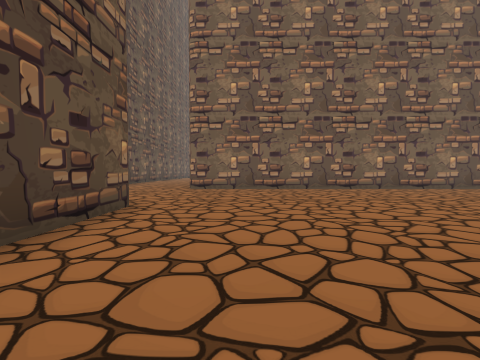
view 1 (above)

24 first-person views from a walk through a Unity game level. The camera is 0.64 m above the floor, tilts 2° down and sees 90° across. The floor is counted in squares, 1 m on a side. Each view is taken from the middle of a square. On the plan, view 1 faces up. The plan holds only what a view shows up to about 9 squares ahead; the rest is blank. The place goes on beyond the plan. The player character is not drawn.

view 2
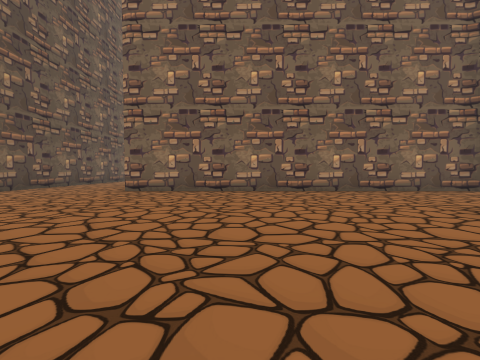

view 3
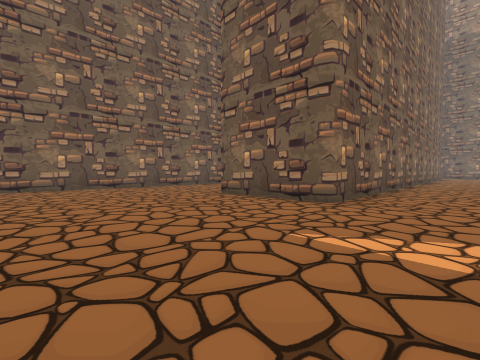

view 4
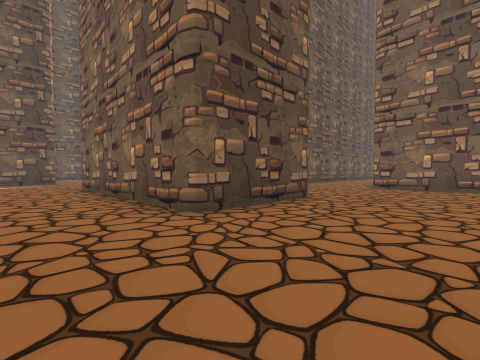

view 5
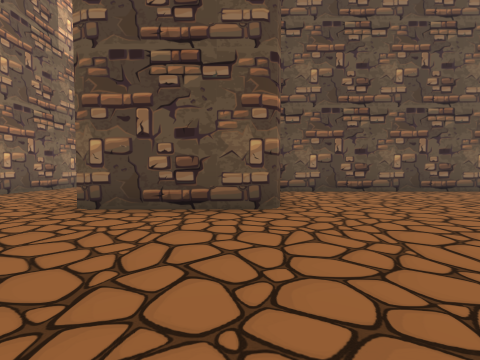

view 6
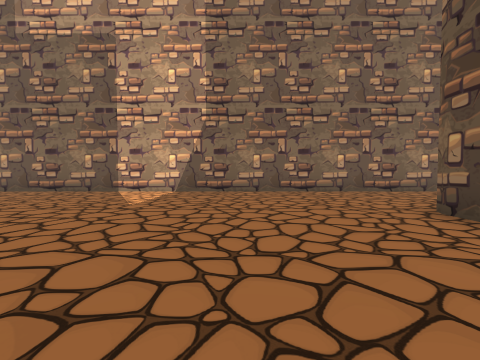

view 7
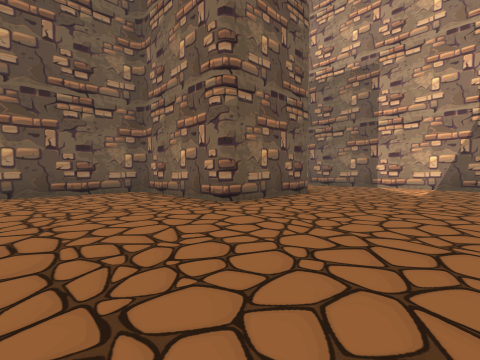

view 8
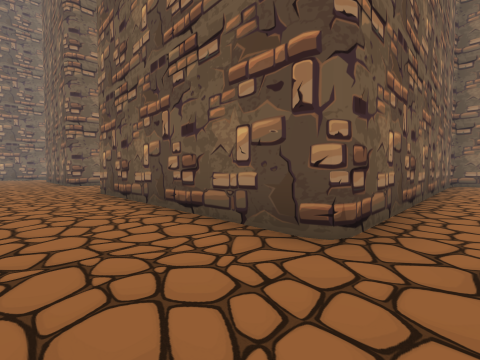

view 9
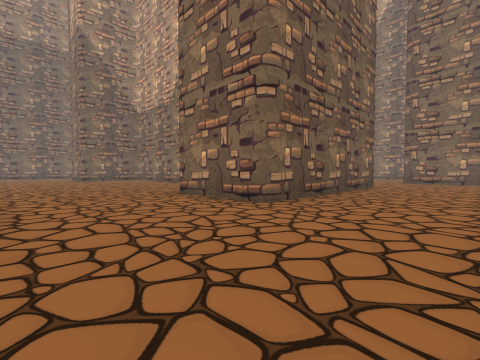

view 10
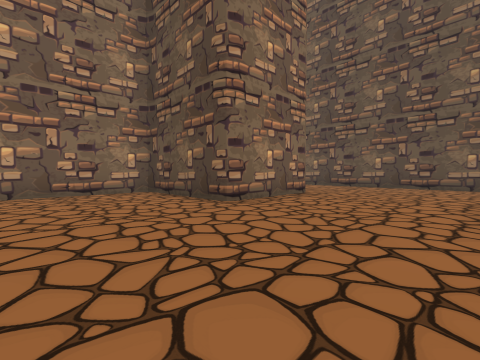

view 11
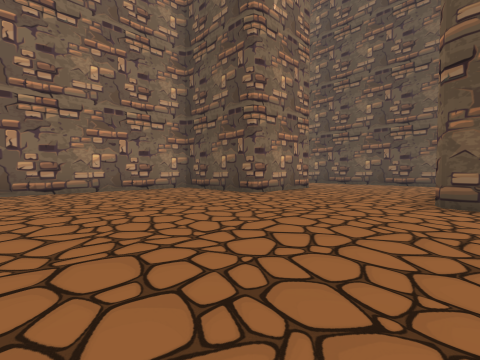

view 12
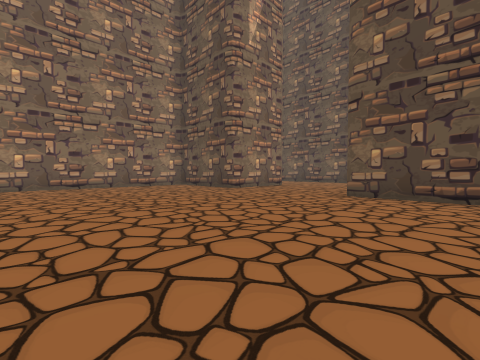

view 13
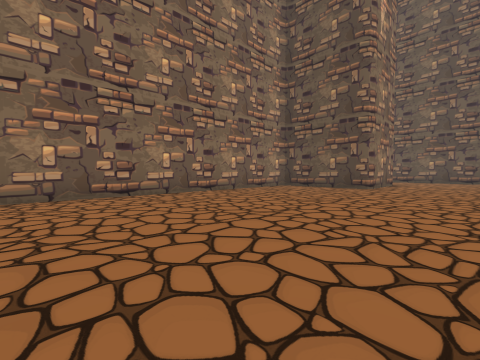

view 14
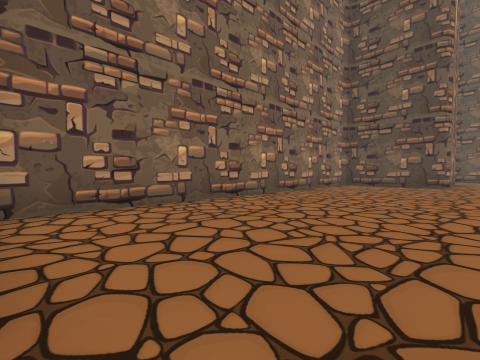

view 15
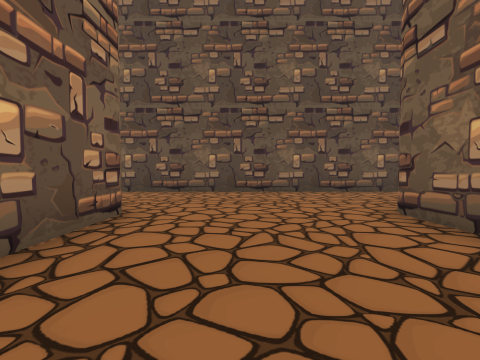

view 16
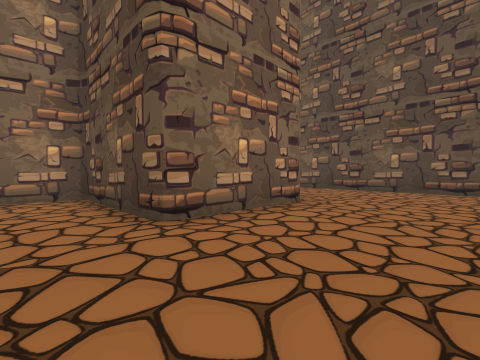

view 17
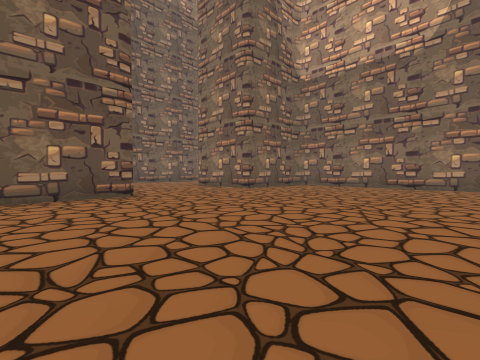

view 18
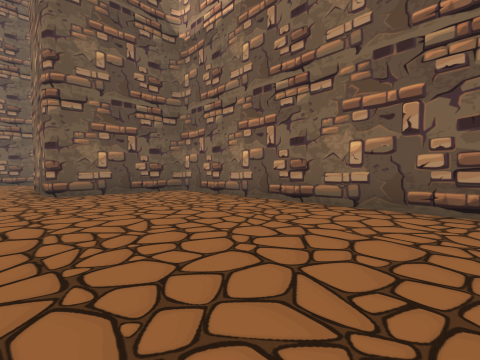

view 19
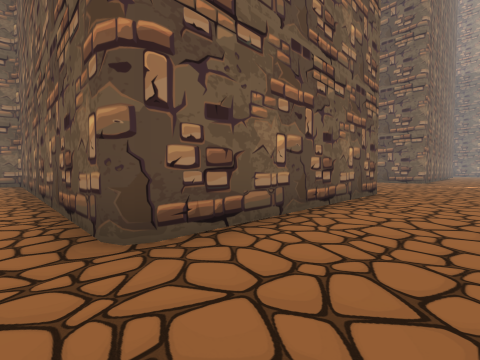

view 20
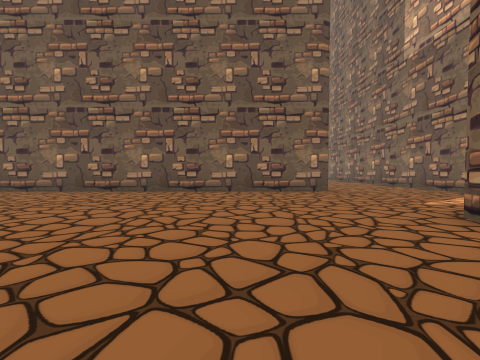

view 21
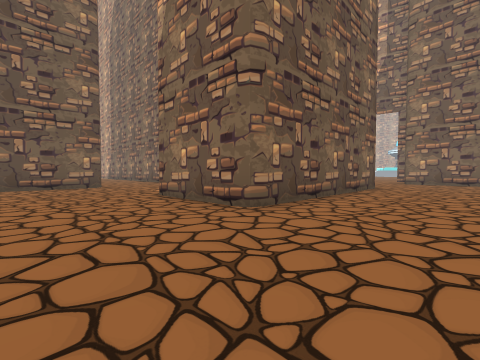

view 22
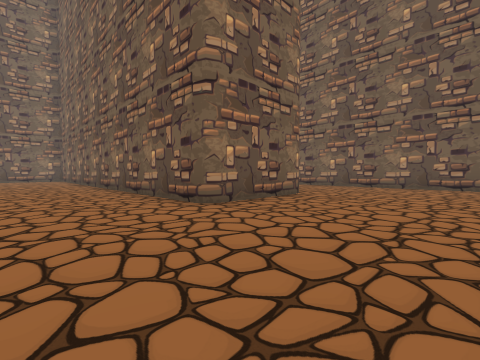

view 23
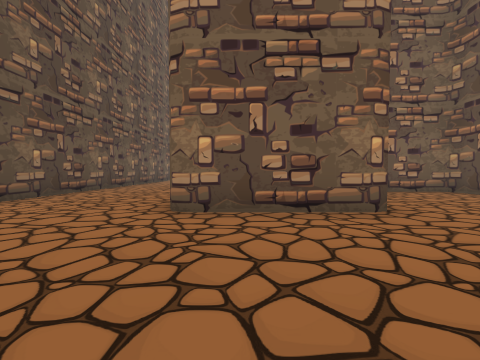

view 24
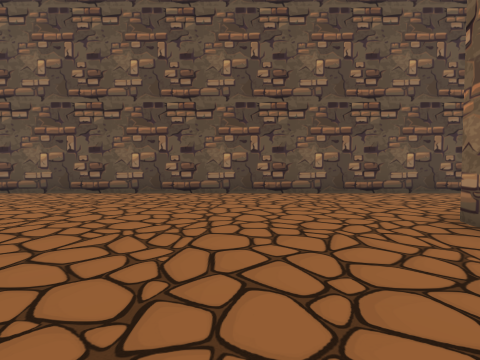

### Floor plan
Points are (right, up) in squares from view 1. A wall is a line through its corners. A room is listed if a view was taken in it or the views show most of it. See-through windows are left out.
Room 1 (views 1, 2, 3, 4, 5, 6, 7, 8, 9, 10, 11, 12, 13, 14, 15, 16, 17, 18, 19, 20, 21, 22, 23, 24)
walls: (-1.9, 9.1) (-1.9, 16.1) (-1.6, 16.2) (1.3, 16.2) (1.6, 16.1) (1.6, 12.9); (-5.7, 11.8) (-5.7, 5.2); (-2, 4.5) (-2, 1.4); (1.9, 12.5) (13, 12.5); (-2.4, 1.1) (-9.1, 1.1); (-9.4, 1.4) (-9.4, 12.5) (-9.7, 12.6) (-11.4, 12.6); (6, 4.7) (9.4, 4.7); (-13.8, 8.9) (-16.9, 8.9); (5.7, 1.4) (5.7, 4.5); (-0.4, 20.4) (-1.6, 20.4); (9.4, 8.9) (-1.6, 8.9); (9.7, 5) (9.7, 8.1); (-9.9, -2.7) (8.8, -2.7); (-16.7, 8.7) (-17.2, 8.9) (-17.2, 15); (-5.7, 23.1) (-5.7, 14.1); (1.6, 23.1) (1.6, 20.6) (1.1, 20.4); (-16.9, 0.9) (-13.9, 0.9) (-13.5, 0.8); (11.8, 1.1) (6, 1.1); (-21.1, 14) (-21.1, -1.1); (-17.2, -6) (-17.2, 0.6)

Positions as (right, up) in squares from view 1, and headings:
1: (0, 0), facing up
2: (2, 1), facing up
3: (1, -1), facing up-right
4: (1, -1), facing up-left
5: (2, 4), facing left
6: (1, 5), facing down
7: (2, 8), facing down-right
8: (-4, 8), facing up-right
9: (-5, 20), facing down-right
10: (5, 20), facing down-left
11: (7, 21), facing down-left
12: (8, 23), facing down-left
13: (11, 19), facing down-left
14: (13, 17), facing down-left
15: (2, 18), facing left
16: (3, 19), facing down-left
17: (7, 23), facing down-right
18: (6, 17), facing down-right
19: (-10, -1), facing up-right
20: (-17, 4), facing right
21: (-20, 4), facing down-right
22: (-20, 5), facing up-right
23: (-16, 5), facing up
24: (-14, 6), facing left
